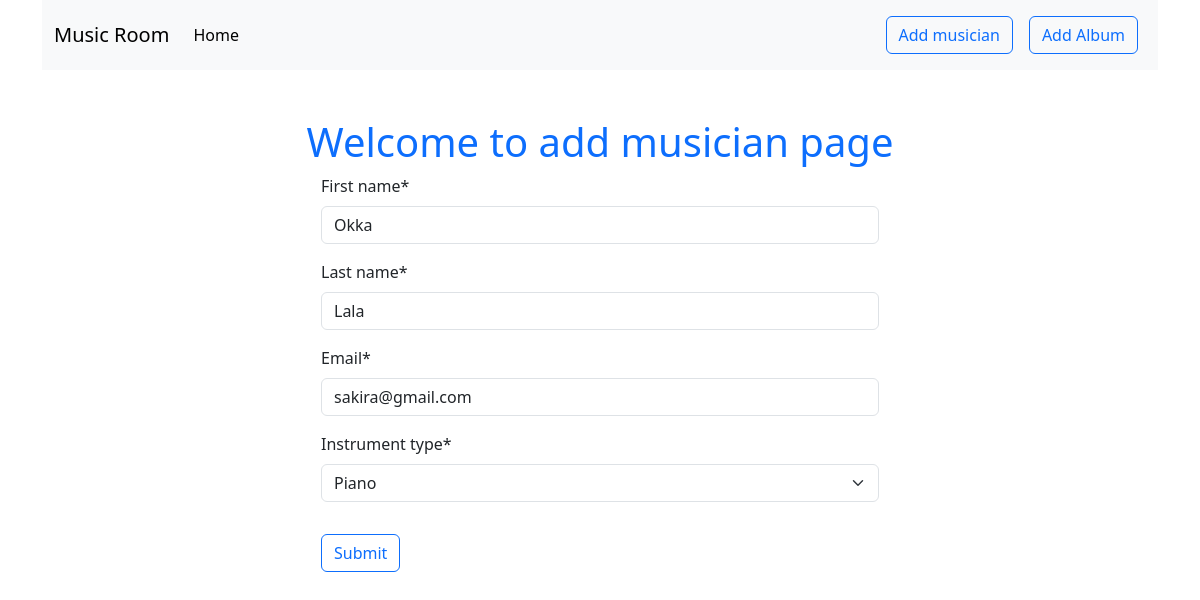
The app's page /musician/edit/3 with its own data.
### musicians/models.py (models this page shows, shortened)
class Musician(models.Model):
    first_name = models.CharField(max_length=20)
    last_name = models.CharField(max_length=20)
    email = models.EmailField()
    INSTRUMENT_CHOICES = [
        ('Guitar', 'Guitar'),
        ('Piano', 'Piano'),
        ('Violin', 'Violin'),
        ('Drums', 'Drums'),
        ('Saxophone', 'Saxophone'),
    ]
    instrument_type = models.CharField(max_length=20, choices=INSTRUMENT_CHOICES)

### musicians/views.py (the view)
# urls.py: path('edit/<int:id>', views.edit_musician,name='edit_musician'),
def edit_musician(request,id):
    musician = Musician.objects.get(pk=id)
    musician_form = forms.MusicianForm(instance=musician)
    if request.method == "POST":
        musician_form = forms.MusicianForm(request.POST,instance=musician)
        if musician_form.is_valid():
            musician_form.save()
            return redirect('home')
    return render(request,'add_musician.html',{'form':musician_form})

### musicians/forms.py
class MusicianForm(forms.ModelForm):
    class Meta:
        model = Musician
        fields = '__all__'

### musicians/templates/add_musician.html (shortened to what this page needs)
{% extends "base.html" %} {% load crispy_forms_tags %} {% block content %}
<h1 class="text-primary text-center mt-5">Welcome to add musician page</h1>
<form action="" method="post" style="width: 50%; margin: auto;">
    {{form | crispy}}
    <button type="submit" class="btn btn-outline-primary my-3">Submit</button>
</form>
{% endblock content %}

### records on screen
Musician: first_name "Okka", last_name "Lala", email "sakira@gmail.com", instrument_type "Piano"
